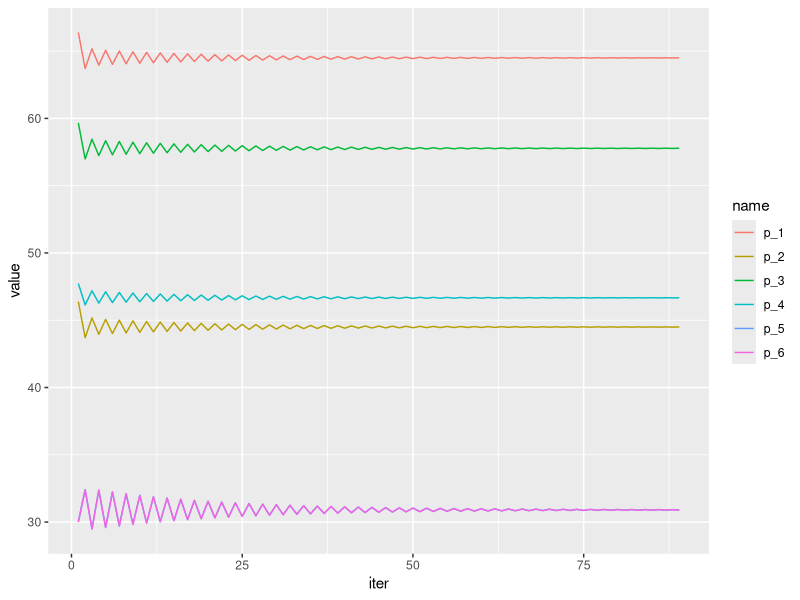
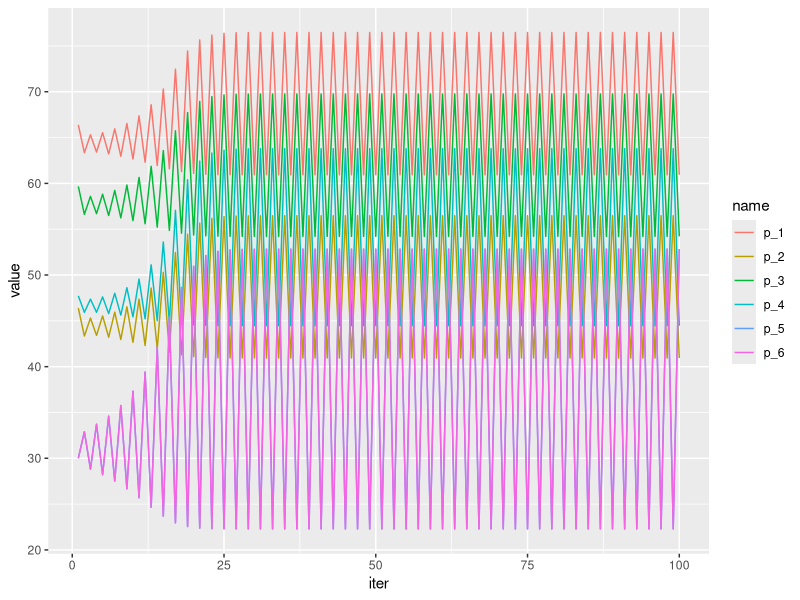

Write the R code that produced these figures, in order.
## ---- chunk 1
# load packages
library(tidyverse)
options(scipen = 999, digits = 3)
## ---- chunk 2
f1_init_calibration <- function(data, p, q, firm, nest, m_size, buyer, seller){
  
  data <- data %>%
    rename(p = {{p}}, q = {{q}},firm = {{firm}}, nest = {{nest}}, m_size = {{m_size}})
  
  nest_mat <<- outer(data$nest, data$nest, FUN = "==") * 1 # nest matrix
  
  calibration_data <<-
    data %>%
    select(p, q, firm, nest, m_size) %>%
    mutate(
      p = as.numeric(p),
      q = as.numeric(q),
      s = q / m_size,                   # product market share 
      s_0 = 1 - sum(s),                 # outside option market share
      s_g = as.numeric(nest_mat %*% s), # share of each nest
      s_jg = s / s_g,                   # share of product j in nest g
      firm_post = if_else(firm == {{seller}}, {{buyer}}, firm),
      n = n()) %>% na.omit()
}
## ---- chunk 3
f2_derivatives <- function(shares, nest_shares, alpha, sigma){
  
  # preparations
  s     <- shares
  s_jg  <- nest_shares
  n     <- length(s)
  alpha <- - abs(alpha) # to avoid confusion. fix the sign of alpha
  
  # derivatives
  cross_different  <- - alpha * s %o% s * (1 - nest_mat)
  
  cross_same <- 
    - alpha * (sigma / (1 - sigma) * s_jg + s) %o% s * nest_mat *
    (1 - diag(x = 1,nrow = n))
  
  own <- alpha * s * (1 / (1-sigma) - sigma / (1-sigma) * s_jg - s)
  
  # warp it in the matrix
  derivatives <- cross_different + cross_same + diag(own)
  derivatives
}
## ---- chunk 4
f3_pre_merger_conditions <- function(c_data, derivatives, sigma){
  
  theta <- outer(c_data$firm, c_data$firm, FUN = "==") * 1 # ownership matrix
  s <- c_data$s
  p <- c_data$p

  # system solution for marginal costs  
  c_data$mc <- solve(derivatives * theta) %*% s + p 
  
  c_data <- c_data %>%
    mutate(margin = p - mc,
           lerner_index = (p - mc) / p,
           FOC = as.vector(s + (theta * derivatives) %*% (p - mc)),
           delta =  log(s / s_0)  - sigma * log(s_jg)
           )
  
  calibration_data <<- c_data
}
## ---- chunk 5
f5_demand <- function(delta, sigma){
  
  # demand function
  exponent    <- exp(delta /(1-sigma))
  D_g         <- unique(nest_mat, MARGIN = 1) %*%  exponent
  denominator <- D_g ^ sigma * (1 + sum(D_g^(1-sigma)))
  s_t         <- as.vector(exponent * unique(nest_mat, MARGIN = 2) %*% (1/ as.vector(denominator)))
  
  # nest shares
  s_g  <- as.numeric(nest_mat %*% s_t)  # nest market share
  s_jg <- s_t / s_g                     # share within the nest
  
  data.frame(s_t = s_t, s_jg_t = s_jg, delta_t = delta, n = length(s_t))
}
## ---- chunk 6
f4_fixed_point <- 
  function(data, alpha, sigma, max_iter = 100,
           convergence_factor = 1, tolerance = 1e-3){
    
    theta_post <- outer(data$firm_post, data$firm_post, FUN = "==") * 1
    s_in       <- data$s
    p          <- data$p
    mc         <- data$mc
    delta      <- data$delta
    der_new    <- f2_derivatives(calibration_data$s, calibration_data$s_jg, alpha, sigma)
    log         <- matrix(nrow = max_iter, ncol = length(s_in) + 2)
    i          <- 0
    s_d_norm   <- 1
    
    while(i < max_iter & s_d_norm > tolerance){
      
      i         <- i + 1
      p_new     <- mc - (solve(der_new * theta_post)) %*% s_in  # new price
      delta_new <- delta - abs(alpha) * as.vector((p_new - p)/ convergence_factor)
      s_new     <- f5_demand(delta_new, sigma)
      der_new   <- f2_derivatives(s_new$s_t, s_new$s_jg_t, alpha, sigma)
      s_d_norm  <- sqrt(sum((s_in - s_new[[1]]) ^ 2)) # measure convergence
      s_in      <- s_new[[1]]    # new price vector to feed in
      log[i,]    <- c(p_new, norm = s_d_norm,iteration = i) # results
      
    }
    
    log       <- data.frame(log) %>% drop_na()
    names(log)<- c(paste("p", 1:length(s_in), sep = "_"), "norm", "iter")
    simulation_log <<- log
    
    tail     <- tail(log,1)
    
    data$new_prices <- tail %>% select(starts_with("p_")) %>% t() %>% as.vector()
    data$iterations <- tail %>% select(iter) %>% pull()
    data$norm       <- tail %>% select(norm) %>% pull()
    data$new_shares <- s_new[[1]]
    
    calibration_results <<- data %>%
      select(firm, nest, p, new_prices, s, new_shares,
             iterations, norm, q, m_size)
    
    
  }
## ---- chunk 7
df <- data.frame(
  company  = c("a",     "a",     "b",    "b", "c", "c"),
  nests    = c("pre",   "pre",   "pre",   2,   2,   2),
  quantity = c( 20,      5,       10,     5,   10,  25),
  price    = c( 60,      40,      50,     45,  30,  30),
  m_size   = 100,
  not_needed_variable = "junk")
df
## ---- chunk 8
f1_init_calibration(df, p = price, q = quantity, firm = company, nest = nests,
                    m_size = m_size, buyer = 'a', seller = 'b')
## ---- chunk 9
calibration_data
## ---- chunk 10
sigma0.5 <- 0.5
alpha0.1 <- 0.1
## ---- chunk 11
der <- f2_derivatives(calibration_data$s, calibration_data$s_jg, alpha0.1, sigma0.5)
der
## ---- chunk 12
f3_pre_merger_conditions(calibration_data, der, sigma0.5)
calibration_data
## ---- chunk 13
f5_demand(calibration_data$delta, sigma0.5)
## ---- chunk 14
f4_fixed_point(calibration_data, alpha0.1, sigma0.5, convergence_factor = 1.2)
calibration_results
## ---- chunk 15
rbind(head(simulation_log),tail(simulation_log))

simulation_log %>% select( - norm) %>%
  pivot_longer(1:6) %>%
  ggplot(aes(x = iter, y = value, color = name)) + geom_line()

## ---- chunk 16
f4_fixed_point(calibration_data, alpha0.1, sigma0.5, convergence_factor = 1)

## ---- chunk 17
simulation_log %>% select( - norm) %>%
  pivot_longer(1:6) %>%
  ggplot(aes(x = iter, y = value, color = name)) + geom_line()
## ---- chunk 18
calibration_results
